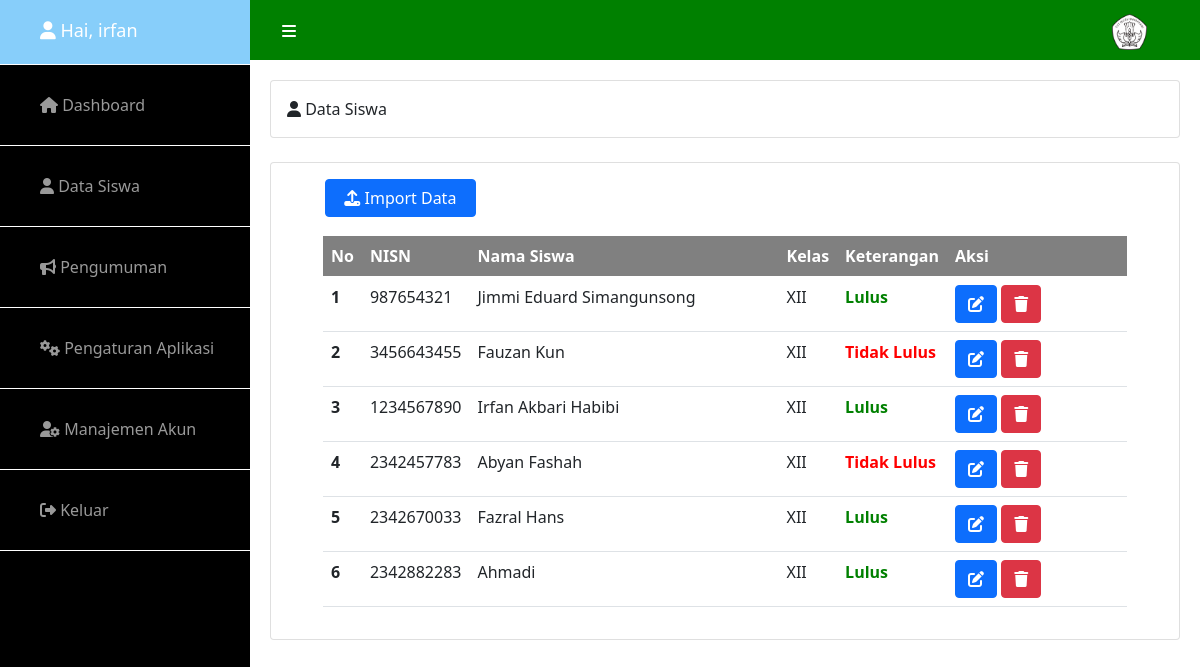
Screenshot of /admin/dashboard.php?hal=siswa (signed in) with the database file from the repository.
### tables this page shows
CREATE TABLE `siswa` (
  `id` int(11) NOT NULL,
  `nisn` varchar(30) NOT NULL,
  `nama_siswa` varchar(255) NOT NULL,
  `kelas` varchar(10) NOT NULL,
  `keterangan` varchar(20) NOT NULL,
  `status` int(2) NOT NULL
);

### admin/menu/siswa/siswa.php (the view, shortened to what this page needs)
<div class="card">
    <div class="card-body">
        <i class="fas fa-user"></i> Data Siswa
    </div>
</div>
<br>
<div class="card">
    <div class="card-body">
        <div class="container-fluid">
            <div class="row">
                <button class="btn btn-primary btn-rounded" style="width: 4cm; margin-left:1cm; margin-bottom:0.5cm" data-bs-toggle="modal" data-bs-target="#tambahUser">
                    <i class="fas fa-upload"></i> Import Data
                </button>
                <div class="col-lg-12">
                    <section class="ftco-section">
                        <div class="container">
                            <div class="row">
                                <div class="col-md-12">
                                    <div class="table-wrap">
                                        <table class="table">
                                            <thead class="thead-primary" style="background: grey; color:white;">
                                                <tr>
                                                    <th>No</th>
                                                    <th>NISN</th>
                                                    <th style="width: 10cm;">Nama Siswa</th>
                                                    <th>Kelas</th>
                                                    <th>Keterangan</th>
                                                    <th style="width: 6cm;">Aksi</th>
                                                </tr>
                                            </thead>
                                            <tbody>
                                                <?php
                                                $query = mysqli_query($koneksi, "SELECT * FROM siswa ORDER BY id ASC");
                                                $no = 0;
                                                while ($data = mysqli_fetch_array($query)) {
                                                    $no++;
                                                ?>
                                                    <tr>
                                                        <th scope="row"><?= $no ?></th>
                                                        <td><?= $data['nisn'] ?></td>
                                                        <td><?= $data['nama_siswa'] ?></td>
                                                        <td><?= $data['kelas'] ?></td>
                                                            <?php if ($data['keterangan'] == 1) { ?>
                                                                <td style="color:green;font-weight:bold">Lulus</td>
                                                            <?php } else { ?>
                                                                <td style="color:red;font-weight:bold">Tidak Lulus</td>
                                                            <?php }
                                                            ?>
                                                        <td class="aks">
                                                            <button class="btn btn-primary btn-rounded" data-bs-toggle="modal" data-bs-target="#exampleModal<?= $no ?>">
                                                                <i class="fas fa-edit"></i>
                                                            </button>
                                                            <button class="btn btn-danger btn-rounded" data-bs-toggle="modal" data-bs-target="#deleteModal<?= $no ?>">
                                                                <i class="fas fa-trash"></i>
                                                            </button>
                                                        </td>
                                                    </tr>
                                                <?php
                                                }
                                                ?>
                                            </tbody>
                                        </table>
                                    </div>
                                </div>
                            </div>
                        </div>
                    </section>
                </div>
            </div>
        </div>
    </div>
</div>

### admin/menu.php (shortened to what this page needs)
<?php
   $halaman = array("home","siswa","user","pengumuman","settings");
   if(isset($_GET['hal'])) $hal = $_GET['hal'];
   else $hal = "home";
   foreach($halaman as $h){
      if($hal == $h){
         include "menu/$h/$h.php";
         break;
      }
   }

### assets/css/admin.css (style rules this page uses)
.btn { text-transform: none !important; }

### rows the page displays
siswa: nisn "987654321", nama_siswa "Jimmi Eduard Simangunsong", kelas "XII", keterangan "Lulus"
siswa: nisn "3456643455", nama_siswa "Fauzan Kun", kelas "XII", keterangan "Tidak Lulus"
siswa: nisn "1234567890", nama_siswa "Irfan Akbari Habibi", kelas "XII", keterangan "Lulus"
siswa: nisn "2342457783", nama_siswa "Abyan Fashah", kelas "XII", keterangan "Tidak Lulus"
siswa: nisn "2342670033", nama_siswa "Fazral Hans", kelas "XII", keterangan "Lulus"
siswa: nisn "2342882283", nama_siswa "Ahmadi", kelas "XII", keterangan "Lulus"

### other values shown
$user "irfan"
